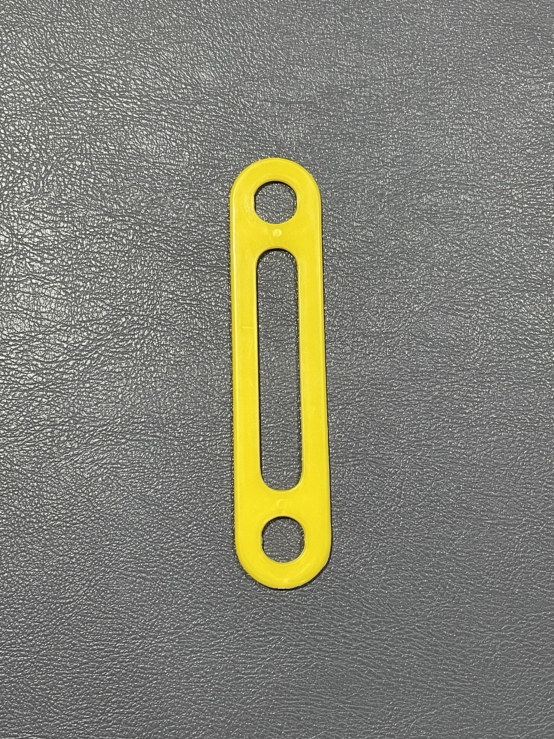
#> input picture images/obj/yellow2.jpg, 1108 x 1478 px, found by its file name (shown at 1/2 size)
$ python blog4.py
#> lines starting #> are read from the running program, lines starting #| are printed output that depends on the picture; after the words box and inside, x2 and y2 are one past the last pixel; in counts of white or black regions, pixels touching at a corner belong together
import numpy as np
import cv2


def load_image(path_img):
    return cv2.imread(path_img)


def bgr2hsv(img):
    return cv2.cvtColor(img, cv2.COLOR_BGR2HSV)


def setRangeColor(hsv, lower_color, upper_color):
    return cv2.inRange(hsv, lower_color, upper_color)


def contours_img(mask):
    contours, _ = cv2.findContours(
        mask, cv2.RETR_TREE, cv2.CHAIN_APPROX_SIMPLE)
    return contours


def filter_contours_img(contours, img_draw, color_bbox):
    count = 0
    for c in contours:
        rect = cv2.boundingRect(c)
        x, y, w, h = rect
        area = w * h

        if area > 2000:
            count = count + 1
            cv2.rectangle(img_draw, (x, y), (x+w, y+h), color_bbox, 5)
    return img_draw, count


def draw_text_on_image(img_draw, count_yellow, count_orange, count_blue):
    cv2.rectangle(img_draw, (0, 0), (300, 120), (0, 0, 0), -1)
    cv2.putText(img_draw, 'Red Count : ' + str(count_orange),
                (10, 30),                  # bottomLeftCornerOfText
                cv2.FONT_HERSHEY_SIMPLEX,  # font
                1.0,                      # fontScale
                (0, 255, 255),            # fontColor
                2)                        # lineType

    cv2.putText(img_draw, 'Yellow Count : ' + str(count_yellow),
                (10, 70),                  # bottomLeftCornerOfText
                cv2.FONT_HERSHEY_SIMPLEX,  # font
                1.0,                      # fontScale
                (0, 255, 255),            # fontColor
                2)                        # lineType

    cv2.putText(img_draw, 'Blue Count : ' + str(count_blue),
                (10, 110),                  # bottomLeftCornerOfText
                cv2.FONT_HERSHEY_SIMPLEX,  # font
                1.0,                      # fontScale
                (0, 255, 255),            # fontColor
                2)                        # lineType
    return img_draw


def main():
    # path_img = 'C:/Users/phanuwat_ka61/Desktop/DOLAB_Blog4-master/images/IMG_2686.jpg'
    path_img = 'C:/Users/phanuwat_ka61/Desktop/DOLAB_Blog4-master/images/obj/yellow2.jpg'
    # path_img = 'C:/Users/phanuwat_ka61/Desktop/DOLAB_Blog4-master/images/obj/red1.jpg'
    # path_img = 'C:/Users/phanuwat_ka61/Desktop/DOLAB_Blog4-master/images/obj/blue2.jpg'
    img = load_image(path_img)
#> in load_image, returned value is the input picture: shape (1478, 1108, 3); mean B, G, R 116.6, 129.4, 130
    img = cv2.resize(img, None, fx=1, fy=1)
    hsv = bgr2hsv(img)
#> in bgr2hsv, `return cv2.cvtColor(img, cv2.COLOR_BGR2HSV)`: returned value: shape (1478, 1108, 3); mean H, S, V 33.8, 18.4, 130.7
    img_draw = img

    # define range of Yellow color in HSV
    # lower_Yellow = np.array([20,100,100])
    lower_Yellow = np.array([20, 100, 100])
    upper_Yellow = np.array([45, 255, 255])
    mask = setRangeColor(hsv, lower_Yellow, upper_Yellow)
#> in setRangeColor, `return cv2.inRange(hsv, lower_color, upper_color)`:
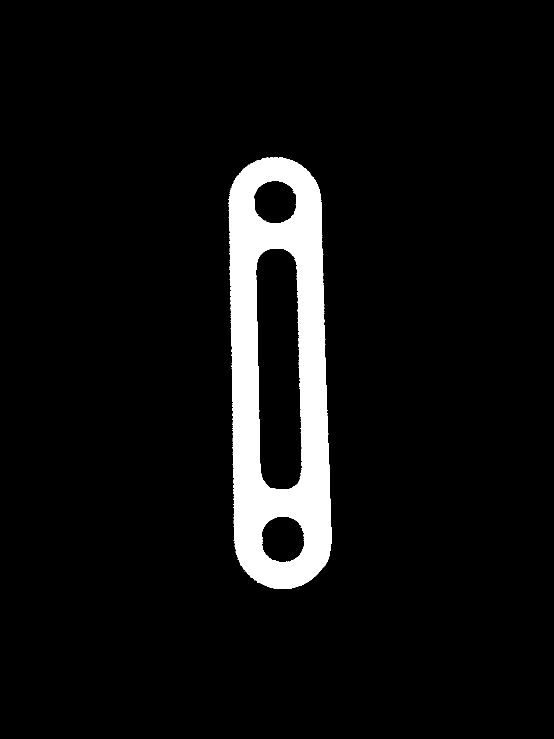
#> returned value: shape (1478, 1108) (shown at 1/2 size); 6.4% white; 19 white regions (18 under 20 px)
    contours = contours_img(mask)
#> in contours_img, `contours, _ = cv2.findContours( mask, cv2.RETR_TREE, cv2.CHAIN_APPROX_..`: contours = 33 contours, 27 with area under 20; largest, box (x1, y1, x2, y2) and area: (457, 314, 663, 1178) 154327, (511, 496, 605, 980) 38940, (523, 1032, 610, 1126) 6418, (507, 361, 594, 448) 5950, (466, 415, 470, 433) 36, (466, 487, 470, 497) 24
    color_bbox = (0, 0, 255)
    img_draw, count_yellow = filter_contours_img(
        contours, img_draw, color_bbox)
#> the loop in filter_contours_img, `for c in contours:` made 33 passes
#> (x, y, w, h, area) on passes 16, 19, 21, 25, 28, 30, 32: (457, 314, 206, 864, 177984), (523, 1032, 87, 94, 8178), (602, 916, 4, 5, 20), (511, 496, 94, 484, 45496), (466, 487, 4, 10, 40), (466, 415, 4, 18, 72), (507, 361, 87, 87, 7569)
#> after the loop in filter_contours_img, `for c in contours:`:
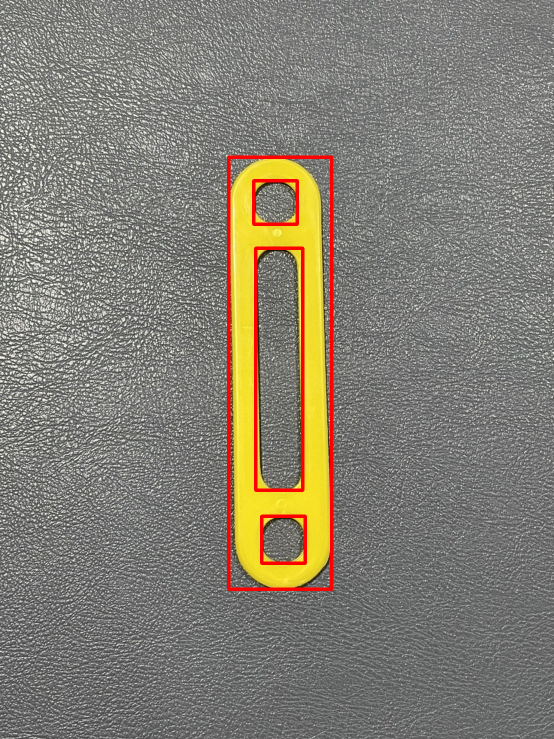
#> img_draw: shape (1478, 1108, 3) (shown at 1/2 size); 1.71% of pixels changed, all inside (x1, y1, x2, y2) = (454, 311, 667, 1182)
#> after the loop in filter_contours_img, `for c in contours:`: count = 4
#> count_yellow = 4

    # define range of Orange color in HSV RED
    # lower_Orange = np.array([0, 150, 100]) # BGR // ถูกใช้งานได้
    # upper_Orange = np.array([255, 230, 180]) # BGR// ถูกใช้งานได้
    lower_Orange = np.array([0, 50, 120])  # BGR
    upper_Orange = np.array([255, 230, 180])  # BGR
    mask = setRangeColor(hsv, lower_Orange, upper_Orange)
#> in setRangeColor (call 2), `return cv2.inRange(hsv, lower_color, upper_color)`:
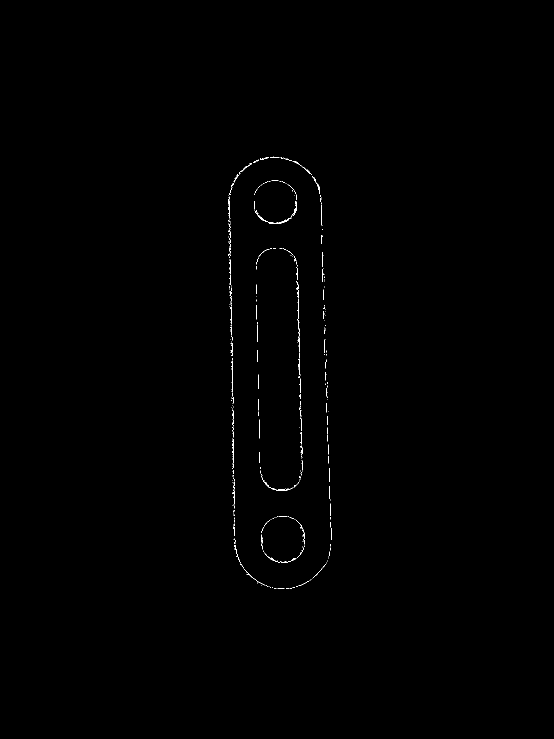
#> returned value: shape (1478, 1108) (shown at 1/2 size); 0.24% white in thin lines or dots, all inside (x1, y1, x2, y2) = (456, 313, 663, 1178)
    contours = contours_img(mask)
#> in contours_img (call 2), `contours, _ = cv2.findContours( mask, cv2.RETR_TREE, cv2.CHAIN_APPROX_..`: contours = 329 contours, 319 with area under 20; largest, box (x1, y1, x2, y2) and area: (536, 435, 584, 448) 58, (523, 952, 587, 981) 48, (528, 1105, 592, 1126) 44, (585, 322, 622, 348) 39, (510, 422, 536, 444) 28
    color_bbox = (0, 255, 0)
    img_draw, count_red = filter_contours_img(
        contours, img_draw, color_bbox)
#> the loop in filter_contours_img (call 2), `for c in contours:` made 329 passes
#> (x, y, w, h, area) on passes 13, 15, 16: (597, 1161, 22, 11, 242), (488, 1138, 43, 33, 1419), (625, 1128, 27, 29, 783)
#> count_red = 0

    # define range of Orange color in HSV
    lower_Blue = np.array([100, 36, 50])  # BGR | Work
    upper_Blue = np.array([255, 187, 200])  # BGR | Work
    mask = setRangeColor(hsv, lower_Blue, upper_Blue)
#> in setRangeColor (call 3), `return cv2.inRange(hsv, lower_color, upper_color)`: returned value: shape (1478, 1108); every value is 0
    contours = contours_img(mask)
#> contours = []
    color_bbox = (255, 0, 0)  # BGR
    img_draw, count_blue = filter_contours_img(
        contours, img_draw, color_bbox)
#> count_blue = 0
    if(count_yellow > 0 or count_red > 0 or count_blue > 0):
        print('Yellow Count:', count_yellow)
#| Yellow Count: 4
        print('Red Count:', count_red)
#| Red Count: 0
        print('Blue Count:', count_blue)
#| Blue Count: 0
        if(count_red != 0):
            if(count_red > 3):
                print('Red Hold')
            elif(count_red == count_blue or count_red > count_blue):
                print('Red')
        if(count_yellow != 0):
            if(count_yellow > 3):
                print('Yellow Hold')
            elif(count_yellow > 1):
                print('Yellow')
        if(count_blue != 0):
            if(count_blue > 3):
                print('Blue Hold')
            elif(count_blue > 1):
                print('Blue')

    # img_draw = draw_text_on_image(img_draw, count_yellow, count_orange, count_blue)

    cv2.imwrite(
        'C:/Users/phanuwat_ka61/Desktop/DOLAB_Blog4-master/output/output.png', img_draw)


if __name__ == '__main__':
    main()

$ run again, with images/obj/blue2.jpg copied over images/obj/yellow2.jpg
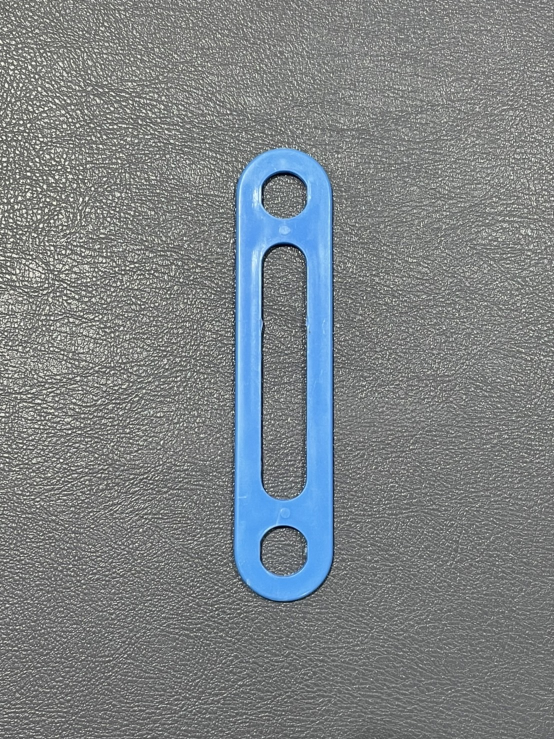
#> input picture images/obj/blue2.jpg, 1108 x 1478 px, found by its file name (shown at 1/2 size)
#> in load_image, returned value is the input picture: shape (1478, 1108, 3); mean B, G, R 132.7, 130.1, 124.5
#> in contours_img, `contours, _ = cv2.findContours( mask, cv2.RETR_TREE, cv2.CHAIN_APPROX_..`: contours = []
#> after the loop in filter_contours_img, `for c in contours:`: count = 0
#> in setRangeColor (call 2), `return cv2.inRange(hsv, lower_color, upper_color)`:
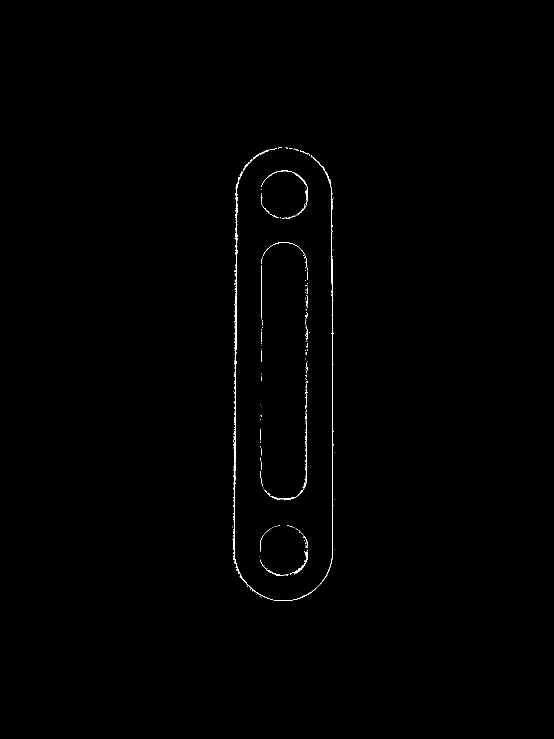
#> returned value: shape (1478, 1108) (shown at 1/2 size); 0.36% white in thin lines or dots, all inside (x1, y1, x2, y2) = (465, 294, 669, 1202)
#> in contours_img (call 2), `contours, _ = cv2.findContours( mask, cv2.RETR_TREE, cv2.CHAIN_APPROX_..`: contours = 213 contours, 202 with area under 20; largest, box (x1, y1, x2, y2) and area: (465, 354, 546, 1200) 1098, (547, 315, 668, 1202) 339, (523, 341, 615, 431) 138, (585, 1099, 615, 1149) 130, (599, 840, 614, 988) 94
#> the loop in filter_contours_img (call 2), `for c in contours:` made 213 passes
#> (x, y, w, h, area) on passes 10, 13, 19, 21, 24, 25, 34, 42: (520, 1119, 49, 33, 1617), (585, 1099, 30, 50, 1500), (606, 1072, 9, 24, 216), (520, 1070, 8, 33, 264), (528, 1058, 12, 11, 132), (592, 1057, 5, 4, 20), (579, 1052, 8, 3, 24), (530, 980, 69, 21, 1449)
#> count_red = 5
#> in contours_img (call 3), `contours, _ = cv2.findContours( mask, cv2.RETR_TREE, cv2.CHAIN_APPROX_..`: contours = 245 contours, 215 with area under 20; largest, box (x1, y1, x2, y2) and area: (521, 484, 616, 1001) 45734, (521, 484, 613, 998) 42531, (463, 295, 670, 1208) 9657, (519, 1050, 615, 1153) 1088, (522, 341, 615, 438) 657
#> the loop in filter_contours_img (call 3), `for c in contours:` made 245 passes
#> (x, y, w, h, area, count) on passes 19, 35: (519, 1050, 96, 103, 9888, 1), (521, 484, 95, 517, 49115, 2)
#> after the loop in filter_contours_img (call 3), `for c in contours:`:
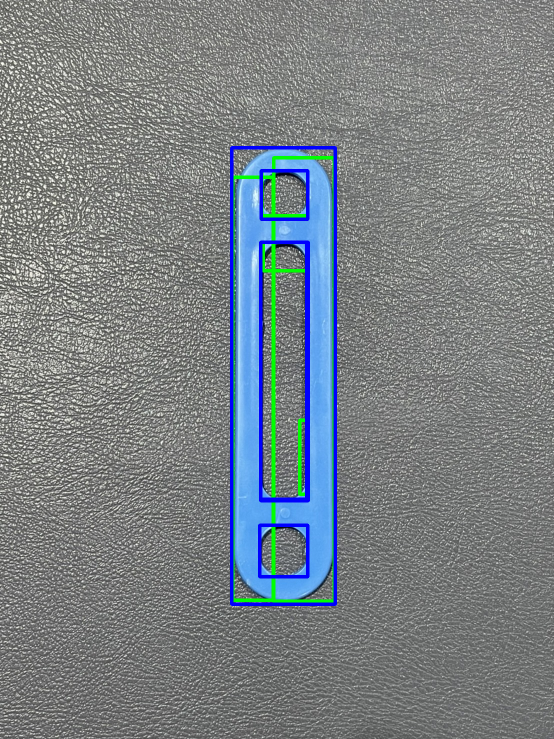
#> img_draw: shape (1478, 1108, 3) (shown at 1/2 size); mean B, G, R 133.3, 128.8, 121.5
#| Yellow Count: 0
#| Red Count: 5
#| Blue Count: 5
